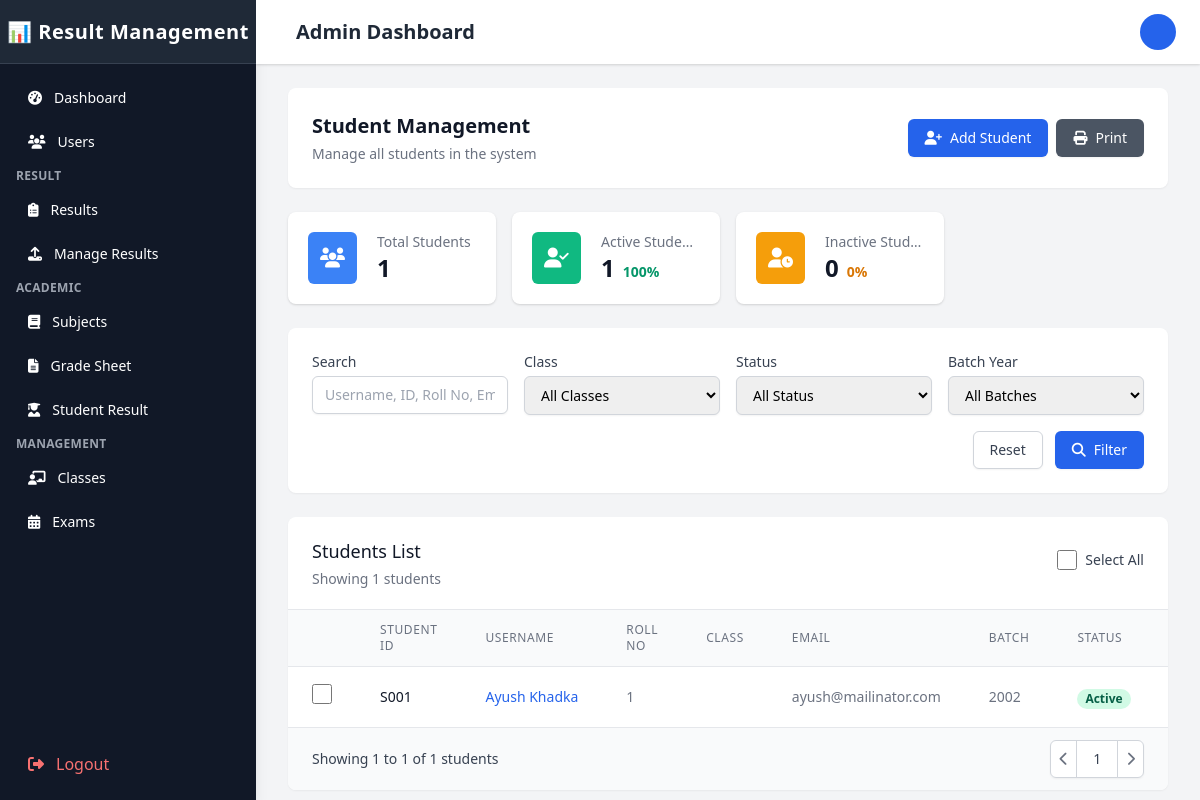
Screenshot of /Admin/students.php (signed in) with the database file from the repository.
### tables this page shows
CREATE TABLE `students` (
  `student_id` varchar(20) NOT NULL,
  `user_id` int(11) NOT NULL,
  `roll_number` varchar(20) NOT NULL,
  `registration_number` varchar(30) NOT NULL,
  `class_id` int(11) DEFAULT NULL,
  `batch_year` year(4) NOT NULL,
  `date_of_birth` date DEFAULT NULL,
  `gender` enum('male','female','other') DEFAULT NULL,
  `address` text DEFAULT NULL,
  `phone` varchar(20) DEFAULT NULL,
  `parent_name` varchar(100) DEFAULT NULL,
  `parent_phone` varchar(20) DEFAULT NULL,
  `parent_email` varchar(100) DEFAULT NULL,
  `is_active` tinyint(1) NOT NULL DEFAULT 1,
  `created_at` timestamp NOT NULL DEFAULT current_timestamp(),
  `updated_at` timestamp NOT NULL DEFAULT current_timestamp() ON UPDATE current_timestamp(),
  `section_id` int(11) DEFAULT NULL
);

CREATE TABLE `users` (
  `user_id` int(11) NOT NULL,
  `username` varchar(50) NOT NULL,
  `password` varchar(255) NOT NULL,
  `full_name` varchar(100) NOT NULL,
  `email` varchar(100) NOT NULL,
  `gender` enum('male','female','other') DEFAULT NULL,
  `role` enum('admin','teacher','student') NOT NULL,
  `status` enum('active','inactive','pending','locked') DEFAULT 'active',
  `profile_image` varchar(255) DEFAULT NULL,
  `last_login` datetime DEFAULT NULL,
  `failed_login_attempts` int(11) NOT NULL DEFAULT 0,
  `last_failed_login` datetime DEFAULT NULL,
  `password_reset_token` varchar(100) DEFAULT NULL,
  `password_reset_expires` datetime DEFAULT NULL,
  `email_verified` tinyint(1) NOT NULL DEFAULT 0,
  `email_verification_token` varchar(100) DEFAULT NULL,
  `created_at` timestamp NOT NULL DEFAULT current_timestamp(),
  `updated_at` timestamp NOT NULL DEFAULT current_timestamp() ON UPDATE current_timestamp(),
  `phone` varchar(20) DEFAULT NULL,
  `address` varchar(255) DEFAULT NULL
);

### Admin/students.php (the view, shortened to what the rows shown need)
<?php
$conn = new mysqli('localhost', 'root', '', 'result_management');
$query = "SELECT s.*, u.full_name, u.email, u.status, c.class_name, c.section
          FROM students s
          JOIN users u ON s.user_id = u.user_id
          LEFT JOIN classes c ON s.class_id = c.class_id
          WHERE 1=1";
$query .= " ORDER BY s.created_at DESC";
$stmt = $conn->prepare($query);
$stmt->execute();
$result = $stmt->get_result();
$students = [];
while ($row = $result->fetch_assoc()) {
    $students[] = $row;
}
?>
<!DOCTYPE html>
<html lang="en">
<head>
    <link rel="stylesheet" href="https://cdnjs.cloudflare.com/ajax/libs/font-awesome/6.4.0/css/all.min.css">
    <link href="https://cdn.jsdelivr.net/npm/tailwindcss@2.2.19/dist/tailwind.min.css" rel="stylesheet">
</head>
<body class="bg-gray-100" id="body">
    <div class="flex h-screen overflow-hidden">
        <?php include 'sidebar.php'; ?>
        <div class="flex flex-col flex-1 w-0 overflow-hidden">
            <?php include 'topBar.php'; ?>
            <main class="flex-1 relative overflow-y-auto focus:outline-none">
                <div class="py-6">
                    <div class="max-w-7xl mx-auto px-4 sm:px-6 md:px-8">
                        <div class="bg-white shadow-sm rounded-lg p-6 mb-6">
                            <div class="flex flex-col md:flex-row md:items-center md:justify-between">
                                <div>
                                    <h2 class="text-xl font-bold text-gray-900">Student Management</h2>
                                </div>
                            </div>
                        </div>
                        <div class="bg-white shadow-sm rounded-lg overflow-hidden">
                            <div class="overflow-x-auto">
                                <table class="min-w-full divide-y divide-gray-200">
                                    <thead class="bg-gray-50">
                                        <tr>
                                            <th scope="col" class="px-6 py-3 text-left text-xs font-medium text-gray-500 uppercase tracking-wider">
                                            </th>
                                            <th scope="col" class="px-6 py-3 text-left text-xs font-medium text-gray-500 uppercase tracking-wider">Student ID</th>
                                            <th scope="col" class="px-6 py-3 text-left text-xs font-medium text-gray-500 uppercase tracking-wider">Username</th>
                                            <th scope="col" class="px-6 py-3 text-left text-xs font-medium text-gray-500 uppercase tracking-wider">Roll No</th>
                                            <th scope="col" class="px-6 py-3 text-left text-xs font-medium text-gray-500 uppercase tracking-wider">Class</th>
                                            <th scope="col" class="px-6 py-3 text-left text-xs font-medium text-gray-500 uppercase tracking-wider">Email</th>
                                            <th scope="col" class="px-6 py-3 text-left text-xs font-medium text-gray-500 uppercase tracking-wider">Batch</th>
                                            <th scope="col" class="px-6 py-3 text-left text-xs font-medium text-gray-500 uppercase tracking-wider">Status</th>
                                            <th scope="col" class="px-6 py-3 text-left text-xs font-medium text-gray-500 uppercase tracking-wider">Actions</th>
                                        </tr>
                                    </thead>
                                    <tbody class="bg-white divide-y divide-gray-200">
                                        <?php if (empty($students)): ?>
                                            <tr>
                                                <td colspan="9" class="px-6 py-4 text-center text-sm text-gray-500">No students found.</td>
                                            </tr>
                                        <?php else: ?>
                                            <?php foreach ($students as $student): ?>
                                                <tr class="hover:bg-gray-50">
                                                    <td class="px-6 py-4 whitespace-nowrap">
                                                        <input type="checkbox" name="selected_students[]" value="<?php echo $student['student_id']; ?>" form="bulkActionForm" class="student-checkbox form-checkbox h-5 w-5 text-blue-600">
                                                    </td>
                                                    <td class="px-6 py-4 whitespace-nowrap text-sm font-medium text-gray-900">
                                                        <?php echo htmlspecialchars($student['student_id']); ?>
                                                    </td>
                                                    <td class="px-6 py-4 whitespace-nowrap text-sm text-gray-500">
                                                        <a href="#" onclick="showProfileModal('<?php echo $student['student_id']; ?>'); return false;" class="text-blue-600 hover:text-blue-900">
                                                            <?php echo htmlspecialchars($student['full_name']); ?>
                                                        </a>
                                                    </td>
                                                    <td class="px-6 py-4 whitespace-nowrap text-sm text-gray-500">
                                                        <?php echo htmlspecialchars($student['roll_number']); ?>
                                                    </td>
                                                    <td class="px-6 py-4 whitespace-nowrap text-sm text-gray-500">
                                                    </td>
                                                    <td class="px-6 py-4 whitespace-nowrap text-sm text-gray-500">
                                                        <?php echo htmlspecialchars($student['email']); ?>
                                                    </td>
                                                    <td class="px-6 py-4 whitespace-nowrap text-sm text-gray-500">
                                                        <?php echo htmlspecialchars($student['batch_year']); ?>
                                                    </td>
                                                    <td class="px-6 py-4 whitespace-nowrap">
                                                        <?php if ($student['status'] == 'active'): ?>
                                                            <span class="px-2 inline-flex text-xs leading-5 font-semibold rounded-full bg-green-100 text-green-800">
                                                                Active
                                                            </span>
                                                        <?php elseif ($student['status'] == 'inactive'): ?>
                                                            <span class="px-2 inline-flex text-xs leading-5 font-semibold rounded-full bg-red-100 text-red-800">
                                                                Inactive
                                                            </span>
                                                        <?php else: ?>
                                                            <span class="px-2 inline-flex text-xs leading-5 font-semibold rounded-full bg-yellow-100 text-yellow-800">
                                                                Pending
                                                            </span>
                                                        <?php endif; ?>
                                                    </td>
                                                    <td class="px-6 py-4 whitespace-nowrap text-sm text-gray-500">
                                                    </td>
                                                </tr>
                                            <?php endforeach; ?>
                                        <?php endif; ?>
                                    </tbody>
                                </table>
                            </div>
                        </div>
                    </div>
                </div>
            </main>
        </div>
    </div>
</body>
</html>

### rows the page displays
students: student_id "S001", user.full_name "Ayush Khadka", roll_number "1", user.email "ayush@mailinator.com", batch_year "2002"

### other values shown
$stats['total'] "1"
$stats['active'] "1"
$stats['inactive'] "0"
count($students) "1"
